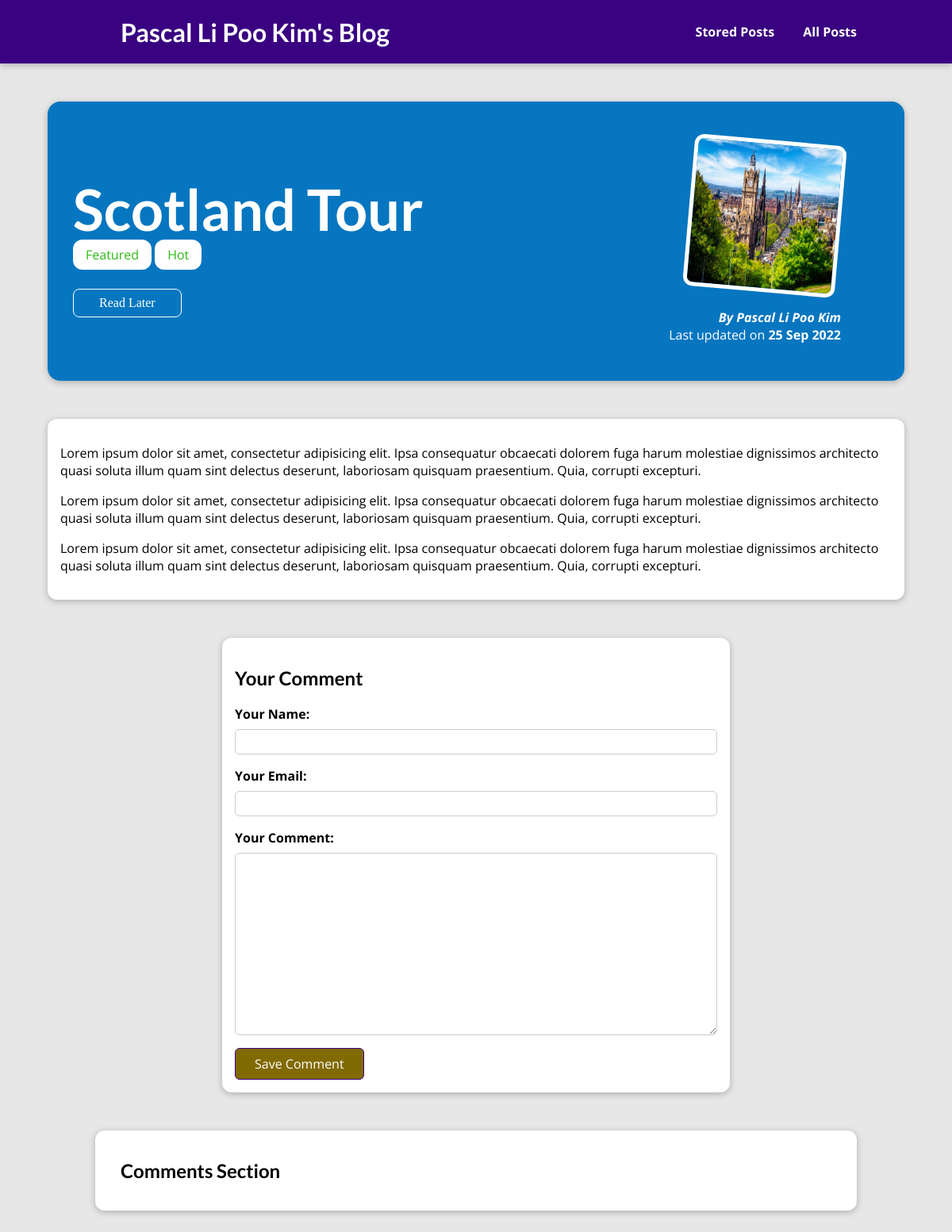
/posts/tour-in-scotland, run on an earlier commit of the app's database.
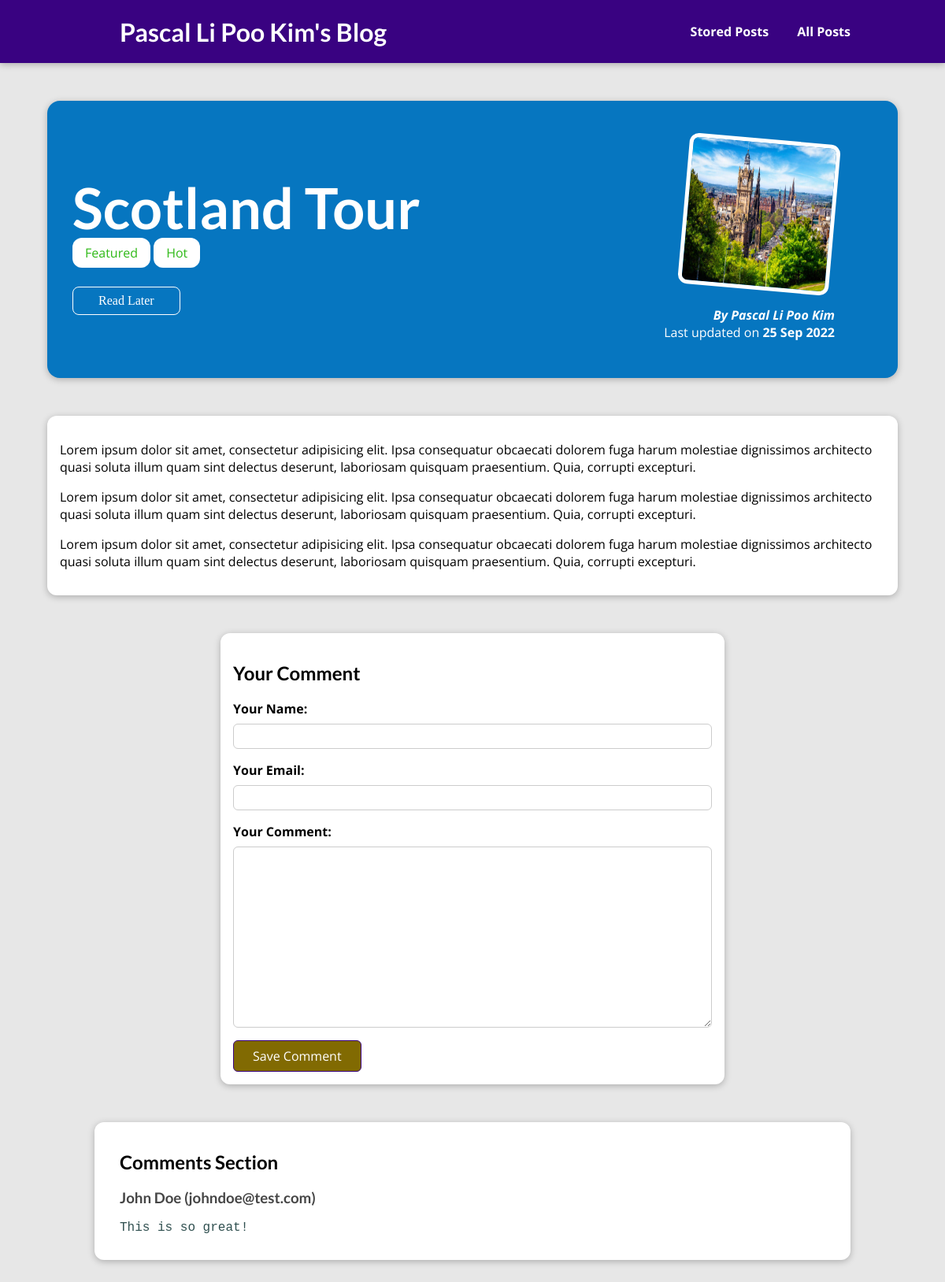
And on a later commit of the database.
### blog/models.py (models this page shows, shortened)
class Tag(models.Model):
    caption = models.CharField(max_length=20)

class Comment(models.Model):
    user_name = models.CharField(max_length=120)
    user_email = models.EmailField()
    text = models.TextField(max_length=400)
    post = models.ForeignKey(Post, on_delete=models.CASCADE, related_name="comments")

### blog/views.py (the view, shortened to what this page needs)
# urls.py: path("posts/<slug:slug>", views.SinglePostView.as_view(), name="post-detail-page"), #/posts/my-first-post
class SinglePostView(View):
    def is_stored_post(self, request, post_id):
        stored_posts = request.session.get("stored_posts")
        if stored_posts is not None:
            is_saved_for_later = post_id in stored_posts
        else:
            is_saved_for_later = False
        return is_saved_for_later
    def get(self, request, slug):
        post = Post.objects.get(slug=slug)
        context = {
            "post": post,
            "post_tags": post.tags.all(),
            "comment_form": CommentForm(),
            "comments": post.comments.all().order_by("-id"),
            "saved_for_later": self.is_stored_post(request, post.id)
            }
        return render(request, 'blog/post-detail.html', context)

### blog/forms.py
class CommentForm(forms.ModelForm):
    class Meta:
        model = Comment
        exclude = ["post"]
        labels = {
            "user_name": "Your Name",
            "user_email": "Your Email",
            "text": "Your Comment"
        }

### blog/models.py (called while the page is built)
    def fullName(self):
        return f"{self.first_name} {self.last_name}"

    def __str__(self):
        return self.fullName()

### blog/templates/blog/post-detail.html (shortened to what this page needs)
{% extends "base.html"%}
{% load static %}
{%block css_files %}
    <link rel="stylesheet" href="{% static "blog/post-detail.css" %}" >
{% endblock %}
{% block content %}
     <section id="summary">
        <h2 id="title">{{post.title}}</h2>
        <div>
            {% for tag in post_tags %}
                <span class="tag">{{ tag.caption }}</span>
            {% endfor %}
        </div>
        <div id="read-later">
            <form action="{% url "read-later" %}" method="POST">
                <button>
                    {% if saved_for_later %}
                        Remove from "Stored Posts"
                    {% else %}
                        Read Later
                    {% endif %}
                </button>
            </form>
        </div>
        <article>
            <img src="{{ post.image.url }}" alt="Post Title"/>
            <address>By <a href="mailto:{{post.author.email_address}}"> {{post.author}} </a></address>
            <div>
                Last updated on <time>{{post.date|date:"d M Y"}}</time>
            </div>
        </article>
    </section>
    <main>
        {{post.content|linebreaks }}
    </main>
    <section id="comment-form">
        <h2>Your Comment</h2>
        <form action="{% url "post-detail-page"  post.slug %}" method="POST">
            {% for form_field in comment_form %}
                <div class="form-control {% if form_field.errors %} invalid {% endif %}">
                    {{ form_field.label_tag }}
                    {{ form_field }}
                </div>
            {% endfor %}
            <button> Save Comment</button>
        </form>
    </section>
    <section id="comments">
        <h2> Comments Section </h2>
        <ul>
            {% for comment in comments %}
                <li>
                    <h3>{{ comment.user_name }} ({{ comment.user_email }})</h3>
                    <p>{{ comment.text|linebreaks }}</p>
                </li>
            {% endfor %}
        </ul>
    </section>
{% endblock %}

What changed in the data, as far as the page shows it:
added Comment: user_name "John Doe", user_email "johndoe@test.com", text "This is so great!"
